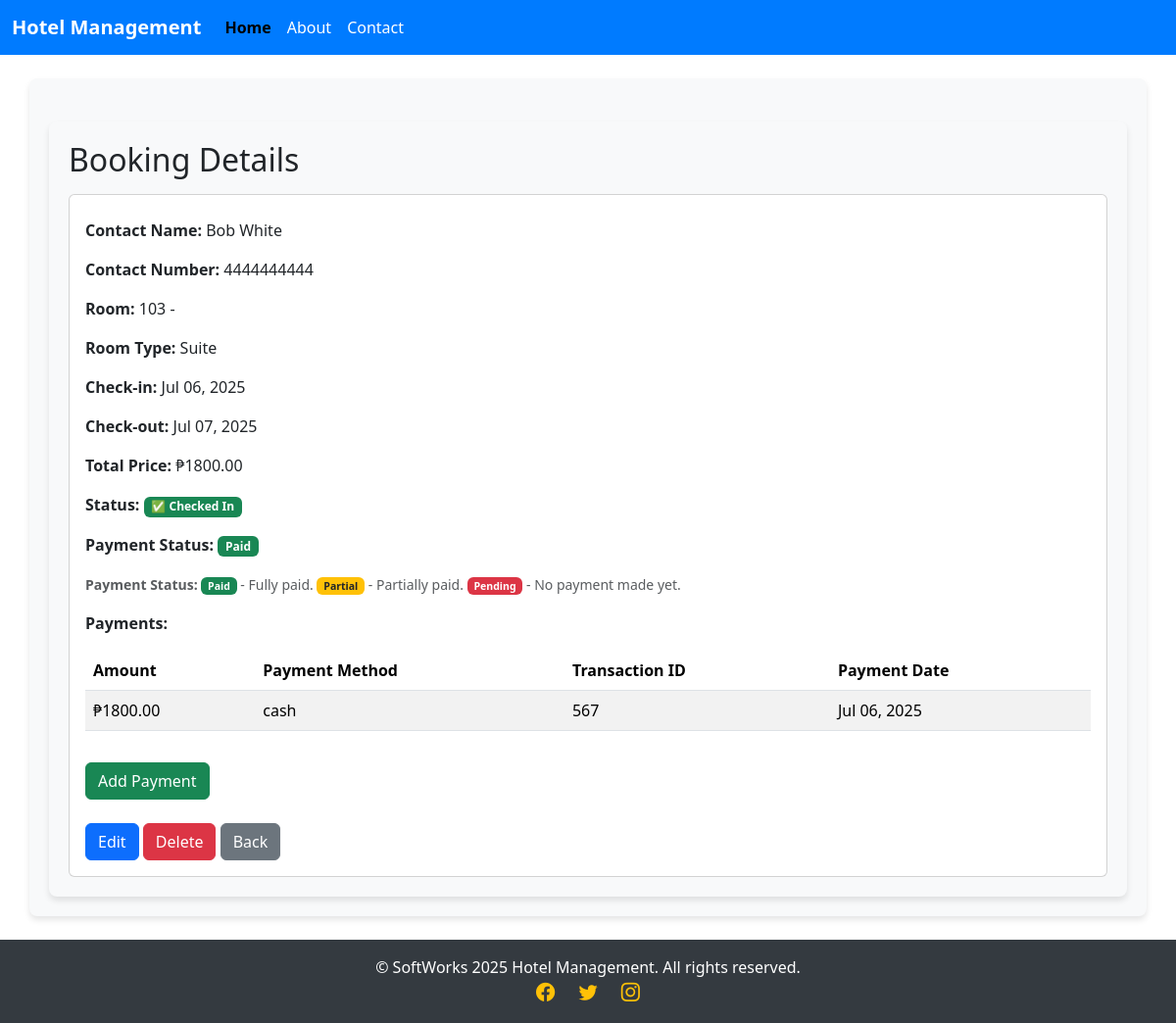
Screenshot of /bookings/25/ (signed in) with the database file from the repository.
### hotel/models.py (models this page shows, shortened)
class Booking(models.Model):
    PAYMENT_STATUSES = [
        ('pending', 'Pending'),
        ('paid', 'Paid'),
        ('failed', 'Failed'),
        ('refunded', 'Refunded'),
    ]
    guest = models.ForeignKey(Guest, on_delete=models.CASCADE, related_name='bookings')
    room = models.ForeignKey(Room, on_delete=models.CASCADE, related_name='bookings')
    check_in = models.DateField()
    check_out = models.DateField()
    total_price = models.DecimalField(max_digits=10, decimal_places=2, blank=True, null=True)  # Allow blank for auto-computation
    payment_status = models.CharField(
        max_length=10,
        choices=PAYMENT_STATUSES,
        default='pending'
    )
    created_at = models.DateTimeField(auto_now_add=True)
    is_checked_in = models.BooleanField(default=False)  # Added field for check-in status

class Guest(models.Model):
    name = models.CharField(max_length=100)
    email = models.EmailField()
    phone = models.CharField(max_length=20, blank=True, null=True)  # Allow blank for optional phone
    address = models.TextField(blank=True, null=True)  # Allow blank for optional address
    date_of_birth = models.DateField(blank=True, null=True)  # Optional date of birth
    notes = models.TextField(blank=True, null=True)  # Optional notes about the guest

class Room(models.Model):
    ROOM_TYPES = (
        ('single', 'Single'),
        ('double', 'Double'),
        ('suite', 'Suite'),
    )
    number = models.CharField(max_length=10)
    room_type = models.CharField(max_length=10, choices=ROOM_TYPES)
    capacity = models.IntegerField()
    price = models.DecimalField(max_digits=10, decimal_places=2)
    is_available = models.BooleanField(default=True)

class Payment(models.Model):
    booking = models.ForeignKey(Booking, on_delete=models.CASCADE, related_name='payments')
    amount = models.DecimalField(max_digits=10, decimal_places=2)
    payment_date = models.DateTimeField(default=timezone.now)
    payment_method = models.CharField(max_length=50)
    transaction_id = models.CharField(max_length=100, unique=True)

### hotel/views.py (the view)
# urls.py: path('bookings/<int:pk>/', views.booking_detail, name='booking_detail'),
@login_required
def booking_detail(request, pk):
    booking = get_object_or_404(Booking, pk=pk)
    return render(request, 'hotel/booking_detail.html', {'booking': booking})

### hotel/templates/hotel/booking_detail.html (shortened to what this page needs)
{% extends "hotel/base.html" %}
{% load peso_filters %}
{% block content %}
<div class="container mt-4">
    <h2>Booking Details</h2>
    <div class="card mt-3">
        <div class="card-body">
            <p class="card-text"><strong>Contact Name:</strong> {{ booking.guest.name }}</p>
            <p class="card-text"><strong>Contact Number:</strong> {{ booking.guest.phone|default:"Not provided" }}</p>
            <p class="card-text"><strong>Room:</strong> {{ booking.room.number }} - {{ booking.room.get_type_display }}</p>
            <p class="card-text"><strong>Room Type:</strong> {{ booking.room.get_room_type_display }}</p>
            <p class="card-text"><strong>Check-in:</strong> {{ booking.check_in|date:"M d, Y" }}</p>
            <p class="card-text"><strong>Check-out:</strong> {{ booking.check_out|date:"M d, Y" }}</p>
            <p class="card-text"><strong>Total Price:</strong> ₱{{ booking.total_price|floatformat:2 }}</p>
            <p class="card-text">
                <strong>Status:</strong>
                {% if booking.is_checked_in %}
                    <span class="badge bg-success">✅ Checked In</span>
                {% else %}
                    <span class="badge bg-warning">⏳ Not Checked In</span>
                {% endif %}
            </p>
            <p class="card-text">
                <strong>Payment Status:</strong>
                {% if booking.payment_status == 'paid' %}
                    <span class="badge bg-success">Paid</span>
                {% elif booking.payment_status == 'partial' %}
                    <span class="badge bg-warning text-dark">Partial</span>
                {% else %}
                    <span class="badge bg-danger">Pending</span>
                {% endif %}
            </p>
            <p class="card-text text-muted">
                <small>
                    <strong>Payment Status:</strong>
                    <span class="badge bg-success">Paid</span> - Fully paid.
                    <span class="badge bg-warning text-dark">Partial</span> - Partially paid.
                    <span class="badge bg-danger">Pending</span> - No payment made yet.
                </small>
            </p>
            <p class="card-text">
                <strong>Payments:</strong>
            </p>
            <table class="table table-striped">
                <thead>
                    <tr>
                        <th>Amount</th>
                        <th>Payment Method</th>
                        <th>Transaction ID</th>
                        <th>Payment Date</th>
                    </tr>
                </thead>
                <tbody>
                    {% for payment in booking.payments.all %}
                    <tr>
                        <td>₱{{ payment.amount|floatformat:2 }}</td>
                        <td>{{ payment.payment_method }}</td>
                        <td>{{ payment.transaction_id }}</td>
                        <td>{{ payment.payment_date|date:"M d, Y" }}</td>
                    </tr>
                    {% empty %}
                    <tr>
                        <td colspan="4" class="text-center text-muted">No payments have been made for this booking.</td>
                    </tr>
                    {% endfor %}
                </tbody>
            </table>
            <a href="{% url 'create_payment' booking.id %}" class="btn btn-success mt-3">Add Payment</a>
            <div class="mt-4">
                <a href="{% url 'booking_edit' booking.pk %}" class="btn btn-primary">Edit</a>
                <a href="{% url 'booking_delete' booking.pk %}" class="btn btn-danger"
                   onclick="return confirm('Are you sure you want to delete this booking?');">Delete</a>
                <a href="{% url 'dashboard' %}" class="btn btn-secondary">Back</a>
            </div>
        </div>
    </div>
</div>
{% endblock %}

### hotel/templates/hotel/base.html (style rules this page uses)
.container { padding: 20px; background-color: #f8f9fa; border-radius: 8px; box-shadow: 0 4px 6px rgba(0, 0, 0, 0.1); }

### rows the page displays
Booking: guest.name "Bob White", guest.phone "4444444444", room.number "103", room.room_type "Suite", check_in "Jul 06, 2025", check_out "Jul 07, 2025", total_price "1800.00"
Payment: amount "1800.00", payment_method "cash", transaction_id "567", payment_date "Jul 06, 2025"
